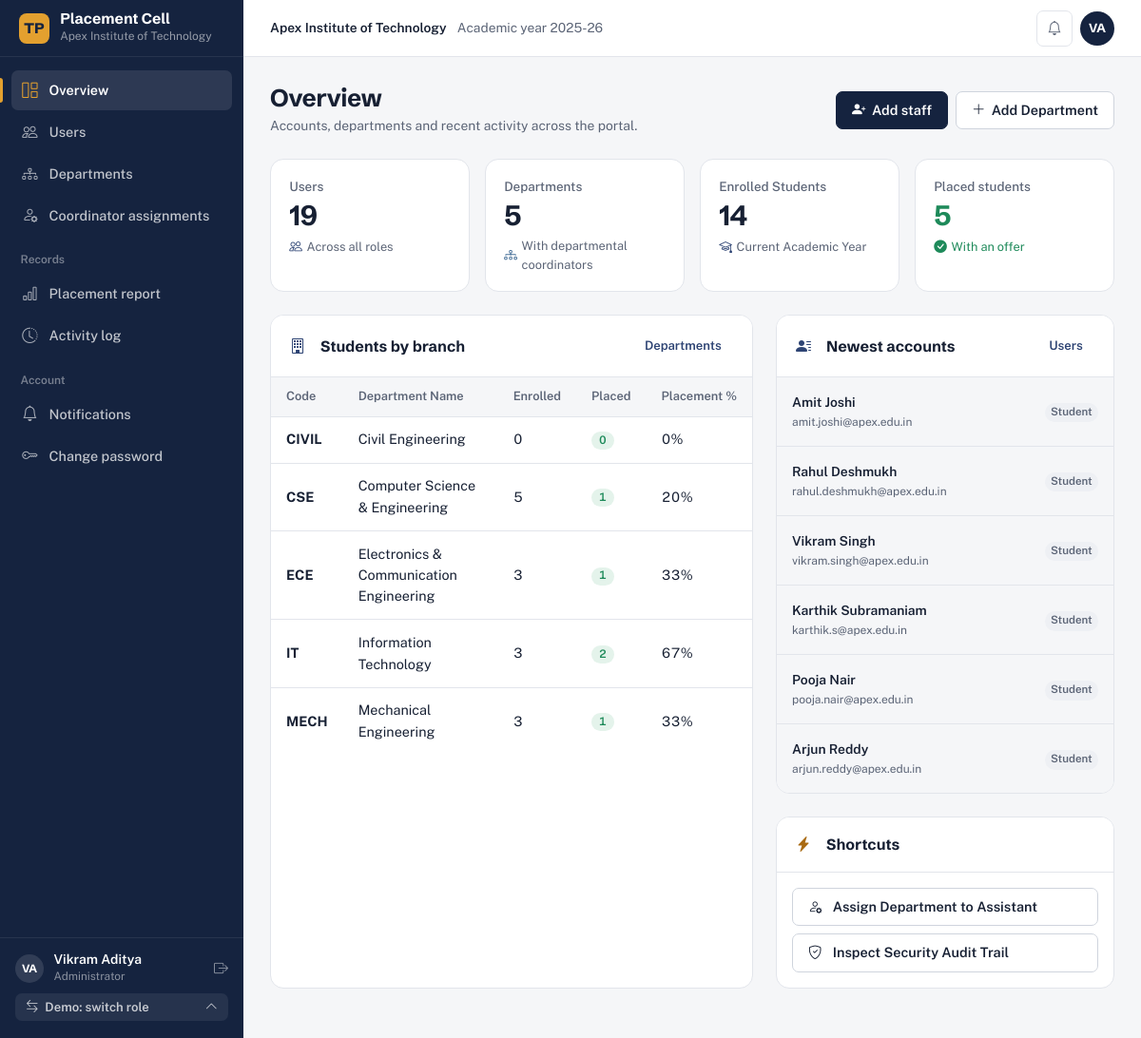
Screenshot of /admin-panel/ (signed in) with the database file from the repository.
### apps/accounts/models.py (models this page shows, shortened)
class User(AbstractBaseUser, PermissionsMixin):
    email = models.EmailField(
        verbose_name='Email Address',
        max_length=255,
        unique=True,
        db_index=True
    )
    first_name = models.CharField(max_length=100)
    last_name = models.CharField(max_length=100)
    role = models.CharField(
        max_length=30,
        choices=UserRole.choices,
        default=UserRole.STUDENT,
        db_index=True
    )
    phone = models.CharField(max_length=20, blank=True, null=True)
    avatar = models.ImageField(upload_to='avatars/', blank=True, null=True)
    is_active = models.BooleanField(default=True)
    is_staff = models.BooleanField(default=False)
    date_joined = models.DateTimeField(default=timezone.now)
    objects = CustomUserManager()
    USERNAME_FIELD = 'email'
    REQUIRED_FIELDS = ['first_name', 'last_name']
    class Meta:
        verbose_name = 'User'
        verbose_name_plural = 'Users'
        ordering = ['-date_joined']
    def get_full_name(self):
        return f"{self.first_name} {self.last_name}".strip()
    @property
    def is_admin(self):
        return self.role == UserRole.ADMIN
    @property
    def is_student(self):
        return self.role == UserRole.STUDENT
    def get_dashboard_url(self):
        if self.role == UserRole.ADMIN:
            return reverse('admin_panel:dashboard')
        elif self.role == UserRole.PRINCIPAL:
            return reverse('principal_panel:dashboard')
        elif self.role == UserRole.TNP_OFFICER:
            return reverse('tpo_panel:dashboard')
        elif self.role == UserRole.TNP_ASSISTANT:
            return reverse('assistant_panel:dashboard')
        elif self.role == UserRole.STUDENT:
            return reverse('student_panel:dashboard')
        return reverse('core:landing')

### apps/departments/models.py (models this page shows, shortened)
class Department(models.Model):
    code = models.CharField(
        max_length=20,
        unique=True,
        db_index=True,
        help_text="Standard department code (e.g., CSE, IT, ECE, MECH, CIVIL)"
    )
    name = models.CharField(
        max_length=150,
        unique=True,
        help_text="Full department name (e.g., Computer Science and Engineering)"
    )
    description = models.TextField(blank=True, null=True)
    is_active = models.BooleanField(default=True)
    created_at = models.DateTimeField(default=timezone.now)
    updated_at = models.DateTimeField(auto_now=True)
    class Meta:
        verbose_name = "Department"
        verbose_name_plural = "Departments"
        ordering = ['code']

### apps/accounts/admin_views.py (the view)
# urls.py: path('', admin_views.dashboard_view, name='dashboard'),
@admin_required
def dashboard_view(request):
    total_users = User.objects.count()
    total_departments = Department.objects.count()
    total_students = StudentProfile.objects.count()
    placed_students = StudentProfile.objects.filter(placement_status='PLACED').count()
    active_job_openings = JobOpening.objects.filter(status='PUBLISHED').count()
    dept_stats = Department.objects.annotate(
        student_count=Count('students'),
        placed_count=Count('students', filter=Q(students__placement_status='PLACED'))
    )
    recent_users = User.objects.exclude(id=request.user.id).order_by('-date_joined')[:6]
    recent_audit = AuditLog.objects.order_by('-created_at')[:6]
    return render(request, 'admin_panel/dashboard.html', {
        'total_users': total_users,
        'total_departments': total_departments,
        'total_students': total_students,
        'placed_students': placed_students,
        'active_job_openings': active_job_openings,
        'dept_stats': dept_stats,
        'recent_users': recent_users,
        'recent_audit': recent_audit,
        'active_nav': 'dashboard'
    })

### apps/core/context_processors.py (called while the page is built)
def unread_notifications_for(user):
    from django.db.models import Q
    from apps.notifications.models import Notification
    return (
        Notification.objects.filter(Q(recipient=user, is_read=False) | Q(recipient__isnull=True, target_role=user.role))
        .exclude(read_by=user)
    )

def tpms_global_context(request):
    unread = 0
    if request.user.is_authenticated:
        try:
            unread = unread_notifications_for(request.user).count()
        except Exception:
            unread = 0
    return {
        'INSTITUTE_NAME': settings.INSTITUTE_NAME,
        'INSTITUTE_SHORT_NAME': settings.INSTITUTE_SHORT_NAME,
        'SYSTEM_NAME': 'Training & Placement Cell',
        'CURRENT_ACADEMIC_YEAR': settings.CURRENT_ACADEMIC_YEAR,
        'UNREAD_NOTIFICATIONS_COUNT': unread,
        'DEMO_MODE': settings.DEMO_MODE,
    }

### templates/admin_panel/dashboard.html (shortened to what this page needs)
{% extends 'base/dashboard_base.html' %}
{% block content %}
<div class="d-flex justify-content-between align-items-center mb-4">
  <div>
    <h1 class="page-title">Overview</h1>
    <p class="text-muted small mb-0">Accounts, departments and recent activity across the portal.</p>
  </div>
  <div class="d-flex gap-2">
    <a href="{% url 'admin_panel:user_create' %}" class="btn-tpms-primary">
      <i class="bi bi-person-plus-fill"></i> Add staff
    </a>
    <a href="{% url 'admin_panel:department_create' %}" class="btn-tpms-outline">
      <i class="bi bi-plus-lg"></i> Add Department
    </a>
  </div>
</div>
<div class="row g-3 mb-4">
  <div class="col-sm-6 col-xl-3">
    <div class="metric-card">
      <div class="metric-label">Users</div>
      <div class="metric-value">{{ total_users }}</div>
      <div class="metric-sub text-muted">
        <i class="bi bi-people text-primary"></i> Across all roles
      </div>
    </div>
  </div>
  <div class="col-sm-6 col-xl-3">
    <div class="metric-card">
      <div class="metric-label">Departments</div>
      <div class="metric-value">{{ total_departments }}</div>
      <div class="metric-sub text-muted">
        <i class="bi bi-diagram-3 text-info"></i> With departmental coordinators
      </div>
    </div>
  </div>
  <div class="col-sm-6 col-xl-3">
    <div class="metric-card">
      <div class="metric-label">Enrolled Students</div>
      <div class="metric-value">{{ total_students }}</div>
      <div class="metric-sub text-muted">
        <i class="bi bi-mortarboard text-indigo"></i> Current Academic Year
      </div>
    </div>
  </div>
  <div class="col-sm-6 col-xl-3">
    <div class="metric-card">
      <div class="metric-label">Placed students</div>
      <div class="metric-value text-success">{{ placed_students }}</div>
      <div class="metric-sub text-success">
        <i class="bi bi-check-circle-fill"></i> With an offer
      </div>
    </div>
  </div>
</div>
<div class="row g-4 mb-4">
  <div class="col-lg-7">
    <div class="tpms-card mb-0 h-100">
      <div class="tpms-card-header">
        <span class="tpms-card-title"><i class="bi bi-building me-2 text-primary"></i> Students by branch</span>
        <a href="{% url 'admin_panel:departments' %}" class="btn btn-sm btn-link text-decoration-none">Departments</a>
      </div>
      <div class="tpms-card-body p-0">
        <div class="tpms-table-container border-0">
          <table class="tpms-table">
            <thead>
              <tr>
                <th>Code</th>
                <th>Department Name</th>
                <th>Enrolled</th>
                <th>Placed</th>
                <th>Placement %</th>
              </tr>
            </thead>
            <tbody>
              {% for d in dept_stats %}
                <tr>
                  <td class="fw-bold text-dark">{{ d.code }}</td>
                  <td>{{ d.name }}</td>
                  <td>{{ d.student_count }}</td>
                  <td><span class="badge bg-success-subtle text-success">{{ d.placed_count }}</span></td>
                  <td>
                    {% if d.student_count > 0 %}
                      {% widthratio d.placed_count d.student_count 100 %}%
                    {% else %}
                      0%
                    {% endif %}
                  </td>
                </tr>
              {% empty %}
                <tr>
                  <td colspan="5" class="text-center py-4 text-muted">No departments configured yet.</td>
                </tr>
              {% endfor %}
            </tbody>
          </table>
        </div>
      </div>
    </div>
  </div>
  <div class="col-lg-5">
    <div class="tpms-card mb-4">
      <div class="tpms-card-header">
        <span class="tpms-card-title"><i class="bi bi-person-lines-fill me-2 text-indigo"></i> Newest accounts</span>
        <a href="{% url 'admin_panel:users' %}" class="btn btn-sm btn-link text-decoration-none">Users</a>
      </div>
      <div class="tpms-card-body p-0">
        <div class="list-group list-group-flush">
          {% for u in recent_users %}
            <div class="list-group-item d-flex justify-content-between align-items-center p-3">
              <div>
                <div class="fw-semibold text-dark small">{{ u.get_full_name }}</div>
                <div class="text-muted" style="font-size: 0.75rem;">{{ u.email }}</div>
              </div>
              <span class="role-pill role-{{ u.role|lower }}">{{ u.get_role_display }}</span>
            </div>
          {% empty %}
            <div class="p-4 text-center text-muted small">No recent users.</div>
          {% endfor %}
        </div>
      </div>
    </div>
    <div class="tpms-card mb-0">
      <div class="tpms-card-header">
        <span class="tpms-card-title"><i class="bi bi-lightning-charge-fill me-2 text-warning"></i> Shortcuts</span>
      </div>
      <div class="tpms-card-body p-3">
        <div class="d-grid gap-2">
          <a href="{% url 'admin_panel:assistant_assignments' %}" class="btn-tpms-outline justify-content-between">
            <span><i class="bi bi-person-gear me-2"></i> Assign Department to Assistant</span>
          </a>
          <a href="{% url 'admin_panel:audit_logs' %}" class="btn-tpms-outline justify-content-between">
            <span><i class="bi bi-shield-check me-2"></i> Inspect Security Audit Trail</span>
          </a>
        </div>
      </div>
    </div>
  </div>
</div>
{% endblock %}

### templates/base/dashboard_base.html (shortened to what this page needs)
{% extends 'base/base.html' %}
{% block layout_content %}
<div class="dashboard-wrapper">
  <aside class="dashboard-sidebar" aria-label="Main navigation">
    <a href="{{ request.user.get_dashboard_url }}" class="sidebar-header">
      <div class="sidebar-brand-icon" aria-hidden="true">TP</div>
      <div>
        <div class="sidebar-brand-text">Placement Cell</div>
        <div class="sidebar-brand-subtitle">{{ INSTITUTE_NAME }}</div>
      </div>
    </a>
    <nav class="sidebar-menu">
      {% if request.user.is_admin %}
        <a href="{% url 'admin_panel:dashboard' %}" class="nav-item-custom {% if active_nav == 'dashboard' %}active{% endif %}"><i class="bi bi-grid-1x2"></i> Overview</a>
        <a href="{% url 'admin_panel:users' %}" class="nav-item-custom {% if active_nav == 'users' %}active{% endif %}"><i class="bi bi-people"></i> Users</a>
        <a href="{% url 'admin_panel:departments' %}" class="nav-item-custom {% if active_nav == 'departments' %}active{% endif %}"><i class="bi bi-diagram-3"></i> Departments</a>
        <a href="{% url 'admin_panel:assistant_assignments' %}" class="nav-item-custom {% if active_nav == 'assignments' %}active{% endif %}"><i class="bi bi-person-gear"></i> Coordinator assignments</a>
        <div class="sidebar-section-title">Records</div>
        <a href="{% url 'analytics:placement_stats' %}" class="nav-item-custom {% if active_nav == 'analytics' %}active{% endif %}"><i class="bi bi-bar-chart"></i> Placement report</a>
        <a href="{% url 'admin_panel:audit_logs' %}" class="nav-item-custom {% if active_nav == 'audit' %}active{% endif %}"><i class="bi bi-clock-history"></i> Activity log</a>
      {% endif %}
      <div class="sidebar-section-title">Account</div>
      <a href="{% url 'accounts:notifications' %}" class="nav-item-custom {% if active_nav == 'notifications' %}active{% endif %}">
        <i class="bi bi-bell"></i> Notifications
      </a>
      <a href="{% url 'accounts:change_password' %}" class="nav-item-custom {% if active_nav == 'change_password' %}active{% endif %}"><i class="bi bi-key"></i> Change password</a>
    </nav>
    <div class="sidebar-footer">
      <div class="sidebar-user mb-2">
        <div class="avatar avatar-sm">{{ request.user.first_name|slice:":1" }}{{ request.user.last_name|slice:":1" }}</div>
        <div class="min-w-0">
          <div class="sidebar-user-name">{{ request.user.get_full_name }}</div>
          <div class="sidebar-user-email" title="{{ request.user.email }}">{{ request.user.get_role_display }}</div>
        </div>
        <a href="{% url 'accounts:logout' %}" class="ms-auto text-white-50" title="Sign out" aria-label="Sign out"><i class="bi bi-box-arrow-right"></i></a>
      </div>
      {% if DEMO_MODE %}
      <div class="dropup">
        <button class="btn btn-sm w-100 justify-content-between" style="background:rgba(255,255,255,.07);color:rgba(255,255,255,.75);border:0" data-bs-toggle="dropdown" aria-expanded="false">
          <span><i class="bi bi-arrow-left-right me-1"></i> Demo: switch role</span><i class="bi bi-chevron-up"></i>
        </button>
      </div>
      {% endif %}
    </div>
  </aside>
  <div class="dashboard-main">
    <header class="dashboard-topbar">
      <div class="d-flex align-items-center gap-2">
        <div class="topbar-context d-none d-lg-block"><strong>{{ INSTITUTE_NAME }}</strong> <span class="ms-2">Academic year {{ CURRENT_ACADEMIC_YEAR }}</span></div>
      </div>
      <div class="d-flex align-items-center gap-2">
        <a href="{% url 'accounts:notifications' %}" class="icon-btn" title="Notifications" aria-label="Notifications{% if UNREAD_NOTIFICATIONS_COUNT %}, {{ UNREAD_NOTIFICATIONS_COUNT }} unread{% endif %}">
          <i class="bi bi-bell"></i>{% if UNREAD_NOTIFICATIONS_COUNT %}<span class="dot"></span>{% endif %}
        </a>
        <div class="dropdown">
          <button class="btn p-0 border-0 d-flex align-items-center gap-2" data-bs-toggle="dropdown" aria-expanded="false" aria-label="Account menu">
            <span class="avatar">{{ request.user.first_name|slice:":1" }}{{ request.user.last_name|slice:":1" }}</span>
          </button>
        </div>
      </div>
    </header>
    <main class="dashboard-content" id="main" tabindex="-1">
      {% block content %}{% endblock %}
    </main>
  </div>
</div>
{% endblock %}

### rows the page displays
User: user.first_name "V", user.last_name "A", user.get_full_name "Vikram Aditya", user.role "Administrator"
Department: code "CIVIL", name "Civil Engineering", student_count "0", placed_count "0", shows "0%"
Department: code "CSE", name "Computer Science & Engineering", student_count "5", placed_count "1", placed_count "20"
Department: code "ECE", name "Electronics & Communication Engineering", student_count "3", placed_count "1", placed_count "33"
Department: code "IT", name "Information Technology", student_count "3", placed_count "2", placed_count "67"
Department: code "MECH", name "Mechanical Engineering", student_count "3", placed_count "1", placed_count "33"
User: get_full_name "Amit Joshi", email "amit.joshi@apex.edu.in", role "Student"
User: get_full_name "Rahul Deshmukh", email "rahul.deshmukh@apex.edu.in", role "Student"
User: get_full_name "Vikram Singh", email "vikram.singh@apex.edu.in", role "Student"
User: get_full_name "Karthik Subramaniam", email "karthik.s@apex.edu.in", role "Student"
User: get_full_name "Pooja Nair", email "pooja.nair@apex.edu.in", role "Student"
User: get_full_name "Arjun Reddy", email "arjun.reddy@apex.edu.in", role "Student"

### other values shown
{{ INSTITUTE_NAME }} "Apex Institute of Technology"
{{ CURRENT_ACADEMIC_YEAR }} "2025-26"
{{ total_users }} "19"
{{ total_departments }} "5"
{{ total_students }} "14"
{{ placed_students }} "5"
